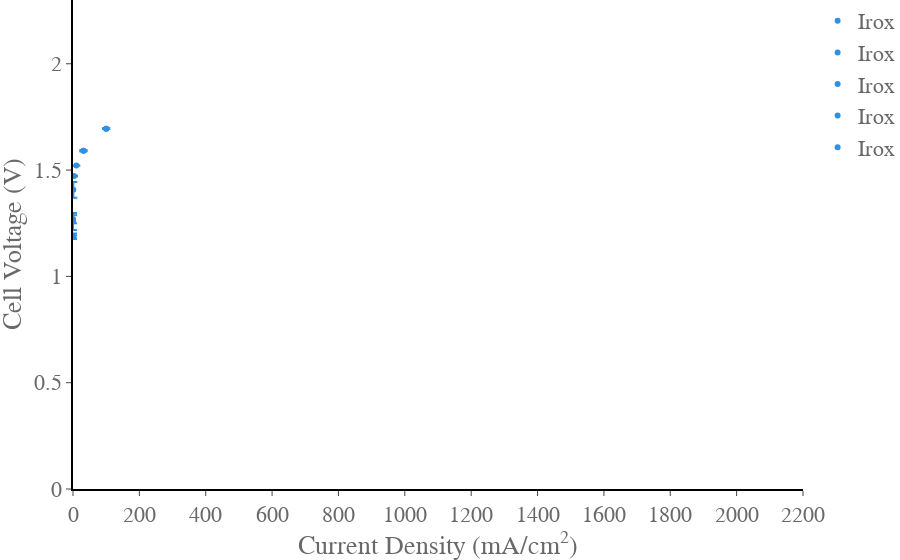

The cell this chart's notebook holds for it:
### Code cell
import plotly.graph_objects as go
import numpy as np
import pandas as pd
import plotly.express as px
from scipy.optimize import curve_fit
from pandas import DataFrame as df
from EC_data_processing_lib import get_header_length
from EC_data_processing_lib import get_decimal_separator
from Data_setup_AEMEL_NewCell import data_set
import os
from galvani import BioLogic
from math import floor,log10

fig_title = 'Polarization Curve Tafel steps'
fig = go.Figure()
fig.update_xaxes(range=[0, 2200],
    nticks=20,
    ticks='outside',
    showgrid=False, gridwidth=1, gridcolor='grey',
    zeroline=False, zerolinecolor='grey', zerolinewidth= 1,
    showline=True, linewidth=2, linecolor='black')

fig.update_yaxes(range=[0, 2.3],
    nticks=10,
    showgrid=False, gridwidth=1, gridcolor='grey',
    ticks='outside',
    zeroline=True, zerolinecolor='grey', zerolinewidth= 1,
    showline=True, linewidth=2, linecolor='black')
colors = px.colors.qualitative.Dark24

fig.update_layout(
    xaxis_title="Current Density (mA/cm<sup>2</sup>)",
    yaxis_title="Cell Voltage (V)",
    margin={'t':0,'l':0,'b':0,'r':0},
    legend_font_size=22,
    font=dict(
        family="Times New Roman, monospace",
        size=22,
        color="dimgrey",
    ),
)
fig.update_layout({
    "plot_bgcolor": "rgba(0, 0, 0, 0)",
    'paper_bgcolor': 'rgba(255, 255, 255, 255)', #sets the background to be transparent... might appear black in .jpeg but will be transparent in the .svg
})

for i in data_set:
    
    file = data_set[i]['data']
    if not os.path.exists(file):
        print("File not found: " + file)
        continue
    if file.endswith('mpt'):
        headerlength = get_header_length(file)
        data = pd.read_csv(file, encoding='ansi', sep="\t", decimal=get_decimal_separator(file),  skiprows=range(headerlength))
        current_column = '<I>/mA'
    else:
        mpr_file = BioLogic.MPRfile(file)
        data = pd.DataFrame(mpr_file.data)
        current_column = 'I/mA'
    if not os.path.exists(data_set[i]['data']):
        continue
   #define variables, sets up number of experiments, does the voltage correction based on Ru and 
    exp = data['Ns']
    Nexp = exp[-1:] + 1
    voltage = data['Ewe/V']
    current = data['I/mA']/5

    j = 0
    Polarization = []
    for j in range(int(Nexp)):
        v = df.mean(voltage.loc[exp==j])
        J = df.mean(current.loc[exp==j])
        verr = df.std(voltage.loc[exp==j])
        Polarization.append([v, J, verr])   
    Polarization = np.array(Polarization)
    
    fig.add_trace(go.Scatter(
        y=Polarization[:,0],
        x=Polarization[:,1],
        error_y=dict(
            type='data',
            
            array=Polarization[:,2],
            visible=True),
        mode='markers',
        name= data_set[i]['label'],
        line_color = colors[data_set[i]['color_index']],
        
    )
    )
# import pandas as pd

# # read in the CSV file
# df = pd.read_csv('AEMEL/reference_cell_DioxideMaterialsE0621_5cm2_JVcurve_digitized.csv')

# # extract the columns you need
# Reference = df[['Voltage (V)', 'Current (A)']].values
# Reference[:,1] *= 1000/5
# print(Reference)

# # use the data in your plot
# fig.add_trace(go.Scatter(
#         x=Reference[:,0],
#         y=Reference[:,1],
#         mode='markers',
#         name= data_set[i]['label'],
#         line_color = colors[data_set[i]['color_index']],
# ))

   
# fig.update_layout(
#     width = 750,
#     height = 500,
#     legend=dict(
#     yanchor="top",
#     y=0.99,
#     xanchor="left",
#     x=0,
#     font=dict(
#         family="Times New Roman, monospace",
#         size=22,
#         color="dimgrey",
#     ),
#     ))

fig.show()

### Figure 1 — Plotly figure (JSON) as saved in the notebook; plotly's stock layout.template omitted (floating-point values rounded to 4 significant figures)
{"data": [{"error_y": {"array": [0.03984, 0.01321, 0.006204], "type": "data", "visible": true}, "line": {"color": "#2E91E5"}, "mode": "markers", "name": "Irox", "type": "scatter", "x": [0.009953, 0.03156, 0.09994], "y": [1.258, 1.189, 1.186]}, {"error_y": {"array": [0.01895, 0.03714], "type": "data", "visible": true}, "line": {"color": "#2E91E5"}, "mode": "markers", "name": "Irox", "type": "scatter", "x": [0.3155, 0.9995], "y": [1.268, 1.407]}, {"error_y": {"array": [0.00153, 0.000898], "type": "data", "visible": true}, "line": {"color": "#2E91E5"}, "mode": "markers", "name": "Irox", "type": "scatter", "x": [3.154, 9.995], "y": [1.472, 1.521]}, {"error_y": {"array": [0.002082, 0.001709], "type": "data", "visible": true}, "line": {"color": "#2E91E5"}, "mode": "markers", "name": "Irox", "type": "scatter", "x": [31.55, 99.95], "y": [1.591, 1.695]}, {"error_y": {"array": [0.002082, 0.001709], "type": "data", "visible": true}, "line": {"color": "#2E91E5"}, "mode": "markers", "name": "Irox", "type": "scatter", "x": [31.55, 99.95], "y": [1.591, 1.695]}], "layout": {"font": {"color": "dimgrey", "family": "Times New Roman, monospace", "size": 22}, "legend": {"font": {"size": 22}}, "margin": {"b": 0, "l": 0, "r": 0, "t": 0}, "paper_bgcolor": "rgba(255, 255, 255, 255)", "plot_bgcolor": "rgba(0, 0, 0, 0)", "xaxis": {"gridcolor": "grey", "gridwidth": 1, "linecolor": "black", "linewidth": 2, "nticks": 20, "range": [0, 2200], "showgrid": false, "showline": true, "ticks": "outside", "title": {"text": "Current Density (mA/cm<sup>2</sup>)"}, "zeroline": false, "zerolinecolor": "grey", "zerolinewidth": 1}, "yaxis": {"gridcolor": "grey", "gridwidth": 1, "linecolor": "black", "linewidth": 2, "nticks": 10, "range": [0, 2.3], "showgrid": false, "showline": true, "ticks": "outside", "title": {"text": "Cell Voltage (V)"}, "zeroline": true, "zerolinecolor": "grey", "zerolinewidth": 1}}}
